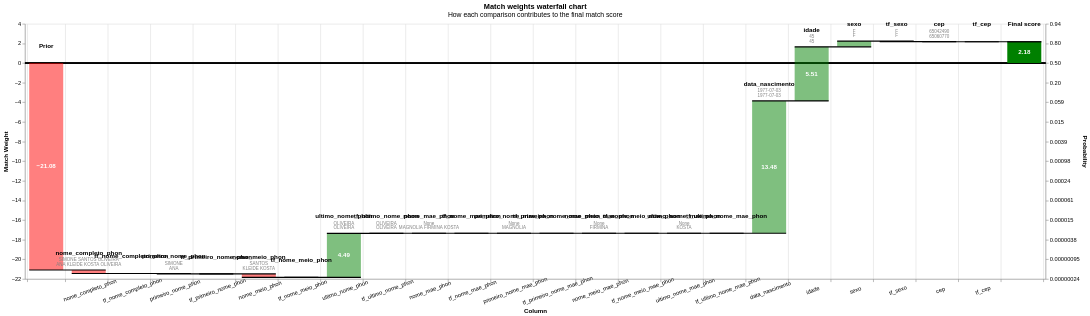

The code cell stored with this chart in its notebook:
### Markdown cell above
## Waterfall — amostra de pares

Contribuição de cada comparação ao match weight (5 pares).

### Code cell
records_to_plot = df_predictions.tail(5).to_dict(orient="records")
linker.visualisations.waterfall_chart(records_to_plot, filter_nulls=False)


#records_sample = df_predictions.to_dict(orient='records')
#Linker.visualisations.waterfall_chart(records_sample, filter_nulls=False)
